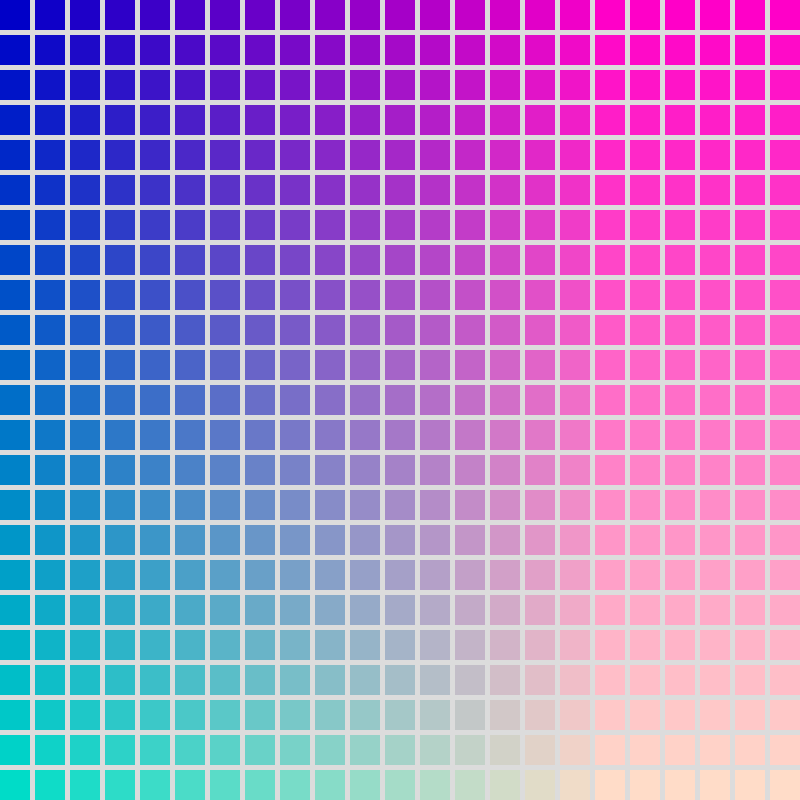
Frame 1 (no input)
Frame 60 (no input): identical to frame 1, image omitted
Frame 120 (the mouse pressed at the canvas centre since frame 60): identical to frame 1, image omitted

The p5.js sketch that drew this single still picture (run headless with seeded random() and noise() and a simulated clock; from frame 60 on, the mouse is pressed at the canvas centre):

// p5.js sketch
// ── sketch.js
// Globale Valiablen
const NUM_SQUARES = 20;
const CANVAS_SIZE = 800;
const SMALL_SQUARE_SIZE = 30;
const BIG_SQUARE_SIZE = 60;

// Die Setup wird 1mal am Anfang ausgefuehrt.
// Hier definiert ihr Anfangskonfigurationen wie z.B. die Groesse des Canvas
window.setup = function () {
  createCanvas(CANVAS_SIZE, CANVAS_SIZE);
};

// Die Draw-Funktion wird in einer Endlos-Schleife ausgefuehrt. Hier definiert ihr den Groessteil eures Sketches.
window.draw = function () {
  background(220);

  // for (let i = 0; i < NUM_SQUARES; i++) {
  //   drawGreenSquare(i * 100, 50, BIG_SQUARE_SIZE);
  // }

  for (let j = 0; j < CANVAS_SIZE / SMALL_SQUARE_SIZE; j++) {
    for (let k = 0; k < CANVAS_SIZE / SMALL_SQUARE_SIZE; k++) {
      // drawGreenSquare(
      //   j * (SMALL_SQUARE_SIZE + 5),
      //   k * (SMALL_SQUARE_SIZE + 5),
      //   SMALL_SQUARE_SIZE
      // );
      drawSquare(
        j * (SMALL_SQUARE_SIZE + 5),
        k * (SMALL_SQUARE_SIZE + 5),
        SMALL_SQUARE_SIZE,
        color(j * 15, k * 10, 200)
      );
    }
  }
};

// hier definieren wir uns eine Funktion, die ein gruenes Rechteck zeichnet
function drawGreenSquare(x, y, size) {
  fill(color(30, 156, 63));
  noStroke();
  rect(x, y, size, size);
}

function drawSquare(x, y, size, col) {
  fill(col);
  noStroke();
  rect(x, y, size, size);
}
